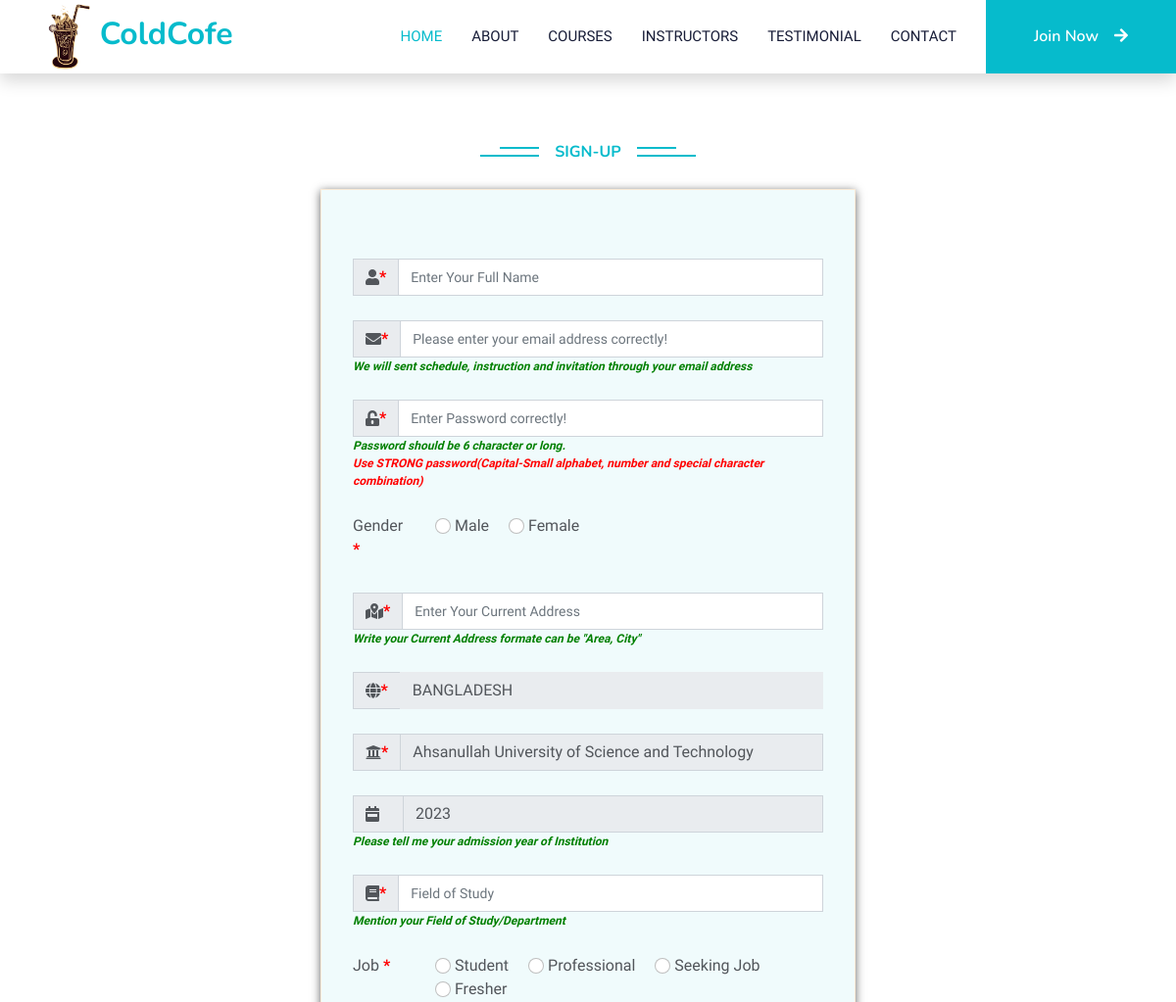
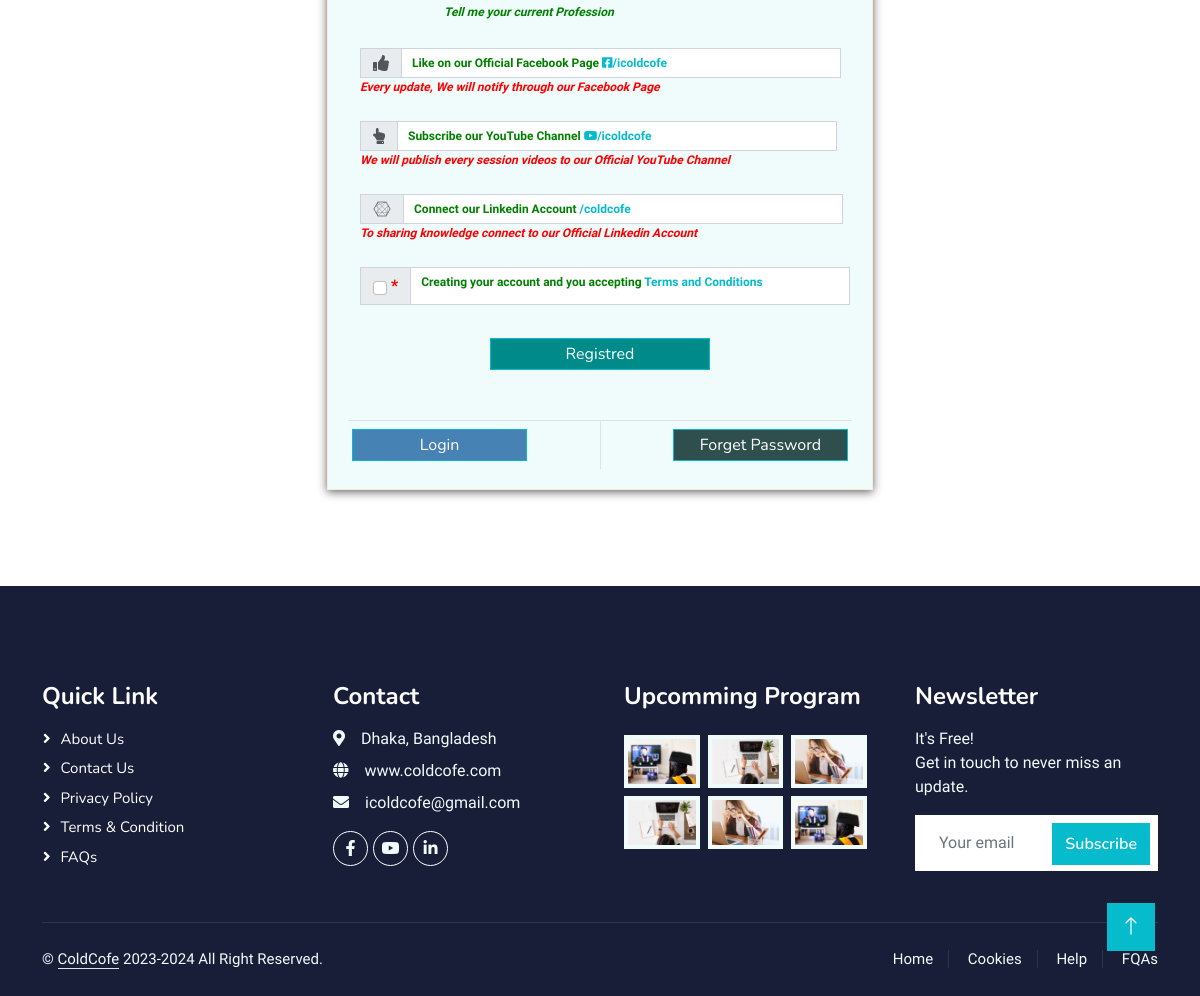
/sign-up-1.php, run on the app's committed database (2 pictures, top to bottom).
### tables this page shows
CREATE TABLE `profession` (
  `id` int(11) NOT NULL,
  `name` varchar(200) NOT NULL,
  `description` varchar(500) DEFAULT NULL,
  `created_at` datetime DEFAULT current_timestamp(),
  `updated_at` datetime DEFAULT current_timestamp()
);

### admin/database.php (called while the page is built, shortened)
<?php
class Database{
	public $hostname = "localhost";
	public $username = "root";
	public $passowrd = "";
	public $database = "training";
	public $connection;
	public function __construct()
	{
		$this->connection = new mysqli($this->hostname, $this->username, $this->passowrd, $this->database);
	}
	public function fetch($table, array $columns, array $condition, array $orderby = NULL){
		$where_condition = "";
		$columns = (empty($columns)) ? "*" : rtrim(implode(",",$columns), ",");
		$order_by="";
		if(!empty($orderby)){
			$order_by = " ORDER BY ";
			foreach ($orderby as $key => $value) {
				$order_by .= $key." ".$value.", ";
			}
			$order_by = rtrim($order_by, ", ");
		}
		$result=$this->connection->query("SELECT $columns FROM $table $where_condition $order_by;");
		return $result->fetch_all(MYSQLI_ASSOC);
	}
}
$obj = new Database();
?>

### sign-up-1.php (the view, shortened to what this page needs)
<?php
require_once 'header.php';
$institutions = $obj->fetch('institutions', array(), array(), array('description'=>'ASC'));
$profession = $obj->fetch('profession', array(), array());
$country = $obj->fetch('country', array(), array(), array('name'=>'ASC'));
if(!isset($country_id_value)) $country_id_value=18;
?>
    <div class="container-xxl py-5">
        <div class="container">
            <div class="text-center wow fadeInUp" data-wow-delay="0.1s" style="margin: 20px 0;">
                <h6 class="section-title bg-white text-center text-primary px-3">Sign-Up</h6>
            </div>
            <div class="row g-4 justify-content-center">
                <div class="col-lg-6 col-md-6 wow fadeInUp" data-wow-delay="0.1s">
                    <div class="team-item bg-light signup-form">
                        <form id="save-one" data-type="<?php echo $page_type ?>" data-table="<?php echo $table ?>" class="needs-validation" novalidate>
                            <div class="form-group row">
                                <div class="input-group flex-nowrap">
                                    <span class="input-group-text"><i class="fas fa-user"></i> <span class="required-sign">*</span></span>
                                    <input type="text" class="form-control" id="name" placeholder="Enter Your Full Name" name="name" maxlength="200" value="" required>
                                </div>
                            </div>
                            <div class="form-group row">
                                <div class="input-group flex-nowrap">
                                    <span class="input-group-text"><i class="fas fa-envelope"></i> <span class="required-sign">*</span></span>
                                    <input type="email" class="form-control" id="email" placeholder="Please enter your email address correctly!" name="email" maxlength="100" value="" required>
                                </div>
                                <i class="input-info-label">We will sent schedule, instruction and invitation through your email address</i>
                            </div>
                            <div class="form-group row">
                                <div class="input-group flex-nowrap">
                                    <span class="input-group-text"><i class="fas fa-unlock-alt"></i> <span class="required-sign">*</span></span>
                                    <input type="password" class="form-control" id="password" placeholder="Enter Password correctly!" name="password" maxlength="100" value="" required>
                                </div>
                                <i class="col-md-12 input-info-label">Password should be 6 character or long.</i>
                                <i class="col-md-12 input-danger-label"> Use STRONG password(Capital-Small alphabet, number and special character combination)</i>
                            </div>
                            <div class="form-group row">
                                <label for="gender" class="col-sm-2 col-form-label" style="margin-top: -7px;">Gender <span class="required-sign">*</span> </label>
                                <div class="col-sm-10">
                                    <div class="form-check-inline">
                                        <label class="form-check-label">
                                            <input type="radio" class="form-check-input" id="radio-male" name="gender" value="male" required> Male
                                        </label>
                                    </div>
                                    <div class="form-check-inline">
                                        <label class="form-check-label">
                                            <input type="radio" class="form-check-input" id="radio-female" name="gender" value="female" required> Female
                                        </label>
                                    </div>
                                </div>
                            </div>
                            <div class="form-group row">
                                <div class="input-group flex-nowrap">
                                    <span class="input-group-text"><i class="fas fa-map-marked-alt"></i> <span class="required-sign">*</span></span>
                                    <input type="text" class="form-control" id="address" placeholder="Enter Your Current Address" name="address" maxlength="200" value="" required>
                                </div>
                                <i class="col-sm-12 input-info-label">Write your Current Address formate can be "Area, City"</i>
                            </div>
                            <div class="form-group row">
                                <div class="input-group flex-nowrap">
                                    <span class="input-group-text"><i class="fas fa-globe"></i> <span class="required-sign">*</span></span>
                                    <select class="form-control selectpicker" name="country_id" id="country-id" data-show-subtext="true" data-live-search="true" style="border: 1px solid #e9ecef;">
                                    <?php
                                    foreach ($country as $key => $value) {
                                        if($value['id']==$country_id_value)
                                        echo '<option data-subtext="'.$value['iso'].'" value="'.$value['id'].'" selected>'.$value['name'].'</option>';
                                        else
                                        echo '<option data-subtext="'.$value['iso'].'" value="'.$value['id'].'">'.$value['name'].'</option>';
                                    }
                                    ?>
                                    </select>
                                </div>
                            </div>
                            <div class="form-group row">
                                <div class="input-group flex-nowrap">
                                    <span class="input-group-text"><i class="fas fa-university"></i> <span class="required-sign">*</span></span>
                                    <select class="form-control selectpicker" name="institution_id" id="institution-id" data-show-subtext="true" data-live-search="true">
                                    <?php
                                    foreach ($institutions as $key => $value) {
                                        if($value['id']==$institution_id_value)
                                        echo '<option data-subtext="'.$value['name'].'" value="'.$value['id'].'" selected>'.$value['description'].'</option>';
                                        else
                                        echo '<option data-subtext="'.$value['name'].'" value="'.$value['id'].'">'.$value['description'].'</option>';
                                    }
                                    ?>
                                    </select>
                                </div>
                            </div>
                            <div class="form-group row">
                                <div class="input-group flex-nowrap">
                                    <span class="input-group-text"><i class="fas fa-calendar-week"></i> <span class="required-sign">&nbsp; &nbsp;</span></span>
                                    <select class="form-control selectpicker" name="admission_id" id="admission-id" data-live-search="true">
                                    <?php
                                    $y = intval(date("Y"));
                                    for($i=$y; $i>1980; $i--){
                                        if($i==$admission_value)
                                        echo '<option value="'.$i.'" selected>'.$i.'</option>';
                                        else
                                        echo '<option value="'.$i.'">'.$i.'</option>';
                                    }
                                    ?>
                                    </select>
                                </div>
                                <i class="col-sm-12 input-info-label">Please tell me your admission year of Institution</i>
                            </div>
                            <div class="form-group row">
                                <div class="input-group flex-nowrap">
                                    <span class="input-group-text"><i class="fas fa-book"></i> <span class="required-sign">*</span></span>
                                    <input type="text" class="form-control" id="study" placeholder="Field of Study" name="study" maxlength="200" value="" required>
                                </div>
                                <i class="col-sm-12 input-info-label">Mention your Field of Study/Department</i>
                            </div>
                            <div class="form-group row">
                                <label for="profession" class="col-sm-2 col-form-label" style="margin-top: -7px;">Job <span class="required-sign">*</span> </label>
                                <div class="col-sm-10">
                                <?php foreach ($profession as $key => $value) { ?>
                                    <div class="form-check-inline">
                                        <label class="form-check-label">
                                        <?php echo '<input type="radio" class="form-check-input" id="radio-'.$value["name"].'" name="profession_id" value="'.$value["id"].'" required> '.$value["name"].' '; ?>
                                        </label>
                                    </div>
                                    <?php } ?>
                                    <br><i class="col-sm-12 input-info-label">Tell me your current Profession</i>
                                </div>
                            </div>
                            <div class="form-group row">
                                <div class="input-group flex-nowrap">
                                    <span class="input-group-text"><i class="fas fa-thumbs-up"></i></span>
                                    <label for="like" class="col-sm-11 input-social-label"> Like on our Official Facebook Page
                                        <a href="https://www.facebook.com/icoldcofe/" target="_blank"><i class="fab fa-facebook-square"></i>/icoldcofe</a>
                                    </label>
                                </div>
                                <i class="col-sm-12 input-danger-label">Every update, We will notify through our Facebook Page</i>
                            </div>
                            <div class="form-group row">
                                <div class="input-group flex-nowrap">
                                    <span class="input-group-text"><i class="fas fa-hand-point-up"></i></span>
                                    <label for="like" class="col-sm-11 input-social-label"> Subscribe our YouTube Channel
                                        <a href="https://www.youtube.com/@ColdCofe" target="_blank"><i class="fab fa-youtube"></i>/icoldcofe</a>
                                    </label>
                                </div>
                                <i class="col-sm-12 input-danger-label">We will publish every session videos to our Official YouTube Channel</i>
                            </div>
                            <div class="form-group row">
                                <div class="input-group flex-nowrap">
                                    <span class="input-group-text"><i class="fab fa-connectdevelop"></i></span>
                                    <label for="like" class="col-sm-11 input-social-label"> Connect our Linkedin Account
                                        <a href="https://www.linkedin.com/in/coldcofe/" target="_blank"><i class="fab fa-linkedin-square"></i>/coldcofe</a>
                                    </label>
                                </div>
                                <i class="col-sm-12 input-danger-label">To sharing knowledge connect to our Official Linkedin Account</i>
                            </div>
                            <div class="form-group row">
                                <div class="input-group flex-nowrap">
                                    <span class="input-group-text">
                                        <input class="form-check-input" type="checkbox" value="" id="flexCheckChecked" required>
                                        &nbsp;<span class="required-sign">*</span>
                                    </span>
                                    <label class="form-check-label col-sm-11 input-social-label" for="flexCheckChecked">Creating your account and you accepting
                                        <a href="terms-conditions" target="_blank">Terms and Conditions</a>
                                    </label>
                                </div>
                            </div>
                            <div class="form-group row">
                                <div class="position-relative d-flex justify-content-center">
                                    <div class="bg-light d-flex justify-content-center pt-2 px-1">
                                        <button type="submit" class="btn btn-sm-square btn-primary mx-1" style="width: 220px; background-color: darkcyan;">Registred</button>
                                    </div>
                                </div>
                            </div>
                        </form>
                        <div class="d-flex border-top sign-form-bottom">
                            <div class="flex-fill text-center border-end py-2">
                                <a class="btn btn-sm-square btn-primary mx-1" href="login" style="width: 175px; background-color: steelblue;">Login</a>
                            </div>
                            <div class="flex-fill text-center py-2">
                                <a class="btn btn-sm-square btn-primary mx-1" href="forget-password" style="width: 175px; background-color: darkslategray; float: right;">Forget Password</a>
                            </div>
                        </div>
                    </div>
                </div>
            </div>
        </div>
    </div>
    <?php require_once 'footer.php'; ?>

### data on the page
profession: name "Student"
profession: name "Professional"
profession: name "Seeking Job"
profession: name "Fresher"

### other printed values
form field country_id "BANGLADESH"
form field institution_id "Ahsanullah University of Science and Technology"
form field admission_id "2023"
